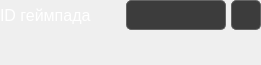
    <widget class="QWidget" name="ConnectionSettingsWidget" native="true">
     <property name="sizePolicy">
      <sizepolicy hsizetype="Fixed" vsizetype="Fixed">
       <horstretch>0</horstretch>
       <verstretch>0</verstretch>
      </sizepolicy>
     </property>
     <property name="minimumSize">
      <size>
       <width>261</width>
       <height>65</height>
      </size>
     </property>
     <property name="maximumSize">
      <size>
       <width>261</width>
       <height>65</height>
      </size>
     </property>
     <property name="autoFillBackground">
      <bool>false</bool>
     </property>
     <layout class="QGridLayout" name="gridLayout_2">
      <property name="leftMargin">
       <number>0</number>
      </property>
      <property name="topMargin">
       <number>0</number>
      </property>
      <property name="rightMargin">
       <number>0</number>
      </property>
      <property name="bottomMargin">
       <number>0</number>
      </property>
      <property name="horizontalSpacing">
       <number>5</number>
      </property>
      <property name="verticalSpacing">
       <number>0</number>
      </property>
      <item row="0" column="2">
       <widget class="QComboBox" name="GamepadComboBox">
        <property name="sizePolicy">
         <sizepolicy hsizetype="Fixed" vsizetype="Fixed">
          <horstretch>0</horstretch>
          <verstretch>0</verstretch>
         </sizepolicy>
        </property>
        <property name="minimumSize">
         <size>
          <width>100</width>
          <height>30</height>
         </size>
        </property>
        <property name="maximumSize">
         <size>
          <width>100</width>
          <height>30</height>
         </size>
        </property>
        <property name="styleSheet">
         <string notr="true">QComboBox {
	font: 10pt &quot;MS Shell Dlg 2&quot;;
	color: white;
    padding: 1px 18px 1px 3px;
}

QComboBox:editable {
    background: rgb(60,60,60);
	border: 1px solid rgb(100,100,100) ;
    border-top-left-radius: 5px;
	border-top-right-radius: 5px;
}

QComboBox:!editable, QComboBox::drop-down:editable { /* Штука не выдвинута*/
	background: rgb(60,60,60);
	border: 1px solid rgb(100,100,100) ;
    border-top-left-radius: 5px;
	border-top-right-radius: 5px;
	border-bottom-left-radius: 5px;
	border-bottom-right-radius: 5px;
}

QComboBox:!editable:on, QComboBox::drop-down:editable:on { /* Штука выдвинута*/
	background: rgb(60,60,60);
	border: 1px solid rgb(100,100,100) ;
    border-top-left-radius: 5px;
	border-top-right-radius: 5px;
	border-bottom-left-radius: 0px;
	border-bottom-right-radius: 0px;
} 

QComboBox::drop-down {
    subcontrol-origin: padding;
    subcontrol-position: top right;
    width: 15px;

    border-top-right-radius: 5px; /* same radius as the QComboBox */
    border-bottom-right-radius: 5px;
}

QComboBox::down-arrow {
    image: url(Icons/ComboBoxDownArrow.png);
	width: 10px;
	height: 10px;
	right: 5px;
} 

QComboBox::down-arrow:on { /* shift the arrow when popup is open */
    image: url(Icons/ComboBoxUpArrow.png);
}

QComboBox QAbstractItemView {
	color: white;
	border: 1px solid rgb(100,100,100) ;
	border-bottom-left-radius: 5px;
	border-bottom-right-radius: 5px;
	background-color: rgb(60,60,60);
    selection-background-color: rgb(40,40,40);
}</string>
        </property>
       </widget>
      </item>
      <item row="1" column="2">
       <spacer name="verticalSpacer">
        <property name="orientation">
         <enum>Qt::Vertical</enum>
        </property>
        <property name="sizeHint" stdset="0">
         <size>
          <width>20</width>
          <height>40</height>
         </size>
        </property>
       </spacer>
      </item>
      <item row="0" column="0">
       <widget class="QLabel" name="GamepadIDLabel">
        <property name="sizePolicy">
         <sizepolicy hsizetype="Fixed" vsizetype="Fixed">
          <horstretch>0</horstretch>
          <verstretch>0</verstretch>
         </sizepolicy>
        </property>
        <property name="minimumSize">
         <size>
          <width>0</width>
          <height>30</height>
         </size>
        </property>
        <property name="maximumSize">
         <size>
          <width>16777215</width>
          <height>30</height>
         </size>
        </property>
        <property name="font">
         <font>
          <family>Arial</family>
          <pointsize>12</pointsize>
          <weight>50</weight>
          <bold>false</bold>
          <kerning>true</kerning>
         </font>
        </property>
        <property name="styleSheet">
         <string notr="true">color: white;</string>
        </property>
        <property name="text">
         <string>ID геймпада</string>
        </property>
       </widget>
      </item>
      <item row="0" column="3">
       <widget class="QPushButton" name="RefreshGamepadsButton">
        <property name="sizePolicy">
         <sizepolicy hsizetype="Fixed" vsizetype="Fixed">
          <horstretch>0</horstretch>
          <verstretch>0</verstretch>
         </sizepolicy>
        </property>
        <property name="minimumSize">
         <size>
          <width>30</width>
          <height>30</height>
         </size>
        </property>
        <property name="maximumSize">
         <size>
          <width>30</width>
          <height>30</height>
         </size>
        </property>
        <property name="font">
         <font>
          <family>Arial</family>
          <pointsize>10</pointsize>
          <weight>50</weight>
          <bold>false</bold>
          <stylestrategy>PreferDefault</stylestrategy>
          <kerning>true</kerning>
         </font>
        </property>
        <property name="cursor">
         <cursorShape>ArrowCursor</cursorShape>
        </property>
        <property name="toolTip">
         <string>Обновить</string>
        </property>
        <property name="layoutDirection">
         <enum>Qt::RightToLeft</enum>
        </property>
        <property name="styleSheet">
         <string notr="true">QPushButton {
	color: white;
	background-color:rgb(60,60,60);
	border: 1px solid rgb(100,100,100);
	border-radius:5px;
	icon: url(Icons/ReloadIcon.png);
}

QPushButton:hover:!pressed {
    background-color: rgb(70,70,70);
}

QToolTip
{
	color: white;
	background-color: rgb(30,140,200);
	border: 1px solid rgb(38,179,255);
	border-radius: 3px;
}</string>
        </property>
        <property name="text">
         <string/>
        </property>
        <property name="iconSize">
         <size>
          <width>20</width>
          <height>20</height>
         </size>
        </property>
        <property name="autoDefault">
         <bool>false</bool>
        </property>
       </widget>
      </item>
      <item row="0" column="1">
       <spacer name="horizontalSpacer_4">
        <property name="orientation">
         <enum>Qt::Horizontal</enum>
        </property>
        <property name="sizeHint" stdset="0">
         <size>
          <width>40</width>
          <height>20</height>
         </size>
        </property>
       </spacer>
      </item>
     </layout>
    </widget>
